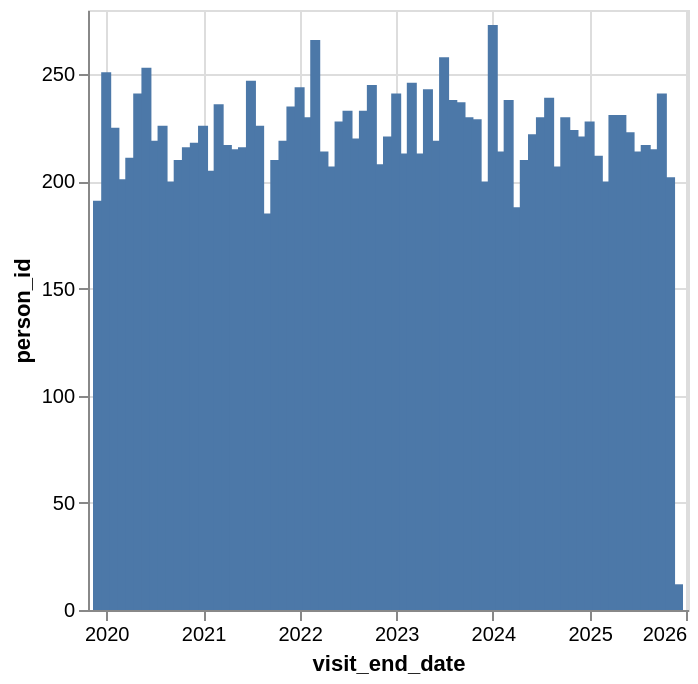

The notebook cell saved with this chart:
### Code cell
alt.Chart(visit_end_dates_summary).mark_bar().encode(
    x='visit_end_date:T',
    y='person_id:Q'
)

### Figure 1 — Vega-Lite specification as saved in the notebook (floating-point values rounded to 4 significant figures)
{"config": {"view": {"continuousWidth": 300, "continuousHeight": 300}}, "data": {"name": "data-f5632fc0f4a23ace2a7823fe372a59e8"}, "mark": {"type": "bar"}, "encoding": {"x": {"field": "visit_end_date", "type": "temporal"}, "y": {"field": "person_id", "type": "quantitative"}}, "$schema": "https://vega.github.io/schema/vega-lite/v5.8.0.json", "datasets": {"data-f5632fc0f4a23ace2a7823fe372a59e8": [{"visit_end_date": "2019-12", "person_id": 191}, {"visit_end_date": "2020-01", "person_id": 251}, {"visit_end_date": "2020-02", "person_id": 225}, {"visit_end_date": "2020-03", "person_id": 201}, {"visit_end_date": "2020-04", "person_id": 211}, {"visit_end_date": "2020-05", "person_id": 241}, {"visit_end_date": "2020-06", "person_id": 253}, {"visit_end_date": "2020-07", "person_id": 219}, {"visit_end_date": "2020-08", "person_id": 226}, {"visit_end_date": "2020-09", "person_id": 200}, {"visit_end_date": "2020-10", "person_id": 210}, {"visit_end_date": "2020-11", "person_id": 216}, {"visit_end_date": "2020-12", "person_id": 218}, {"visit_end_date": "2021-01", "person_id": 226}, {"visit_end_date": "2021-02", "person_id": 205}, {"visit_end_date": "2021-03", "person_id": 236}, {"visit_end_date": "2021-04", "person_id": 217}, {"visit_end_date": "2021-05", "person_id": 215}, {"visit_end_date": "2021-06", "person_id": 216}, {"visit_end_date": "2021-07", "person_id": 247}, {"visit_end_date": "2021-08", "person_id": 226}, {"visit_end_date": "2021-09", "person_id": 185}, {"visit_end_date": "2021-10", "person_id": 210}, {"visit_end_date": "2021-11", "person_id": 219}, {"visit_end_date": "2021-12", "person_id": 235}, {"visit_end_date": "2022-01", "person_id": 244}, {"visit_end_date": "2022-02", "person_id": 230}, {"visit_end_date": "2022-03", "person_id": 266}, {"visit_end_date": "2022-04", "person_id": 214}, {"visit_end_date": "2022-05", "person_id": 207}, {"visit_end_date": "2022-06", "person_id": 228}, {"visit_end_date": "2022-07", "person_id": 233}, {"visit_end_date": "2022-08", "person_id": 220}, {"visit_end_date": "2022-09", "person_id": 233}, {"visit_end_date": "2022-10", "person_id": 245}, {"visit_end_date": "2022-11", "person_id": 208}, {"visit_end_date": "2022-12", "person_id": 221}, {"visit_end_date": "2023-01", "person_id": 241}, {"visit_end_date": "2023-02", "person_id": 213}, {"visit_end_date": "2023-03", "person_id": 246}, {"visit_end_date": "2023-04", "person_id": 213}, {"visit_end_date": "2023-05", "person_id": 243}, {"visit_end_date": "2023-06", "person_id": 219}, {"visit_end_date": "2023-07", "person_id": 258}, {"visit_end_date": "2023-08", "person_id": 238}, {"visit_end_date": "2023-09", "person_id": 237}, {"visit_end_date": "2023-10", "person_id": 230}, {"visit_end_date": "2023-11", "person_id": 229}, {"visit_end_date": "2023-12", "person_id": 200}, {"visit_end_date": "2024-01", "person_id": 273}, {"visit_end_date": "2024-02", "person_id": 214}, {"visit_end_date": "2024-03", "person_id": 238}, {"visit_end_date": "2024-04", "person_id": 188}, {"visit_end_date": "2024-05", "person_id": 210}, {"visit_end_date": "2024-06", "person_id": 222}, {"visit_end_date": "2024-07", "person_id": 230}, {"visit_end_date": "2024-08", "person_id": 239}, {"visit_end_date": "2024-09", "person_id": 207}, {"visit_end_date": "2024-10", "person_id": 230}, {"visit_end_date": "2024-11", "person_id": 224}, {"visit_end_date": "2024-12", "person_id": 221}, {"visit_end_date": "2025-01", "person_id": 228}, {"visit_end_date": "2025-02", "person_id": 212}, {"visit_end_date": "2025-03", "person_id": 200}, {"visit_end_date": "2025-04", "person_id": 231}, {"visit_end_date": "2025-05", "person_id": 231}, {"visit_end_date": "2025-06", "person_id": 223}, {"visit_end_date": "2025-07", "person_id": 214}, {"visit_end_date": "2025-08", "person_id": 217}, {"visit_end_date": "2025-09", "person_id": 215}, {"visit_end_date": "2025-10", "person_id": 241}, {"visit_end_date": "2025-11", "person_id": 202}, {"visit_end_date": "2025-12", "person_id": 12}]}}
